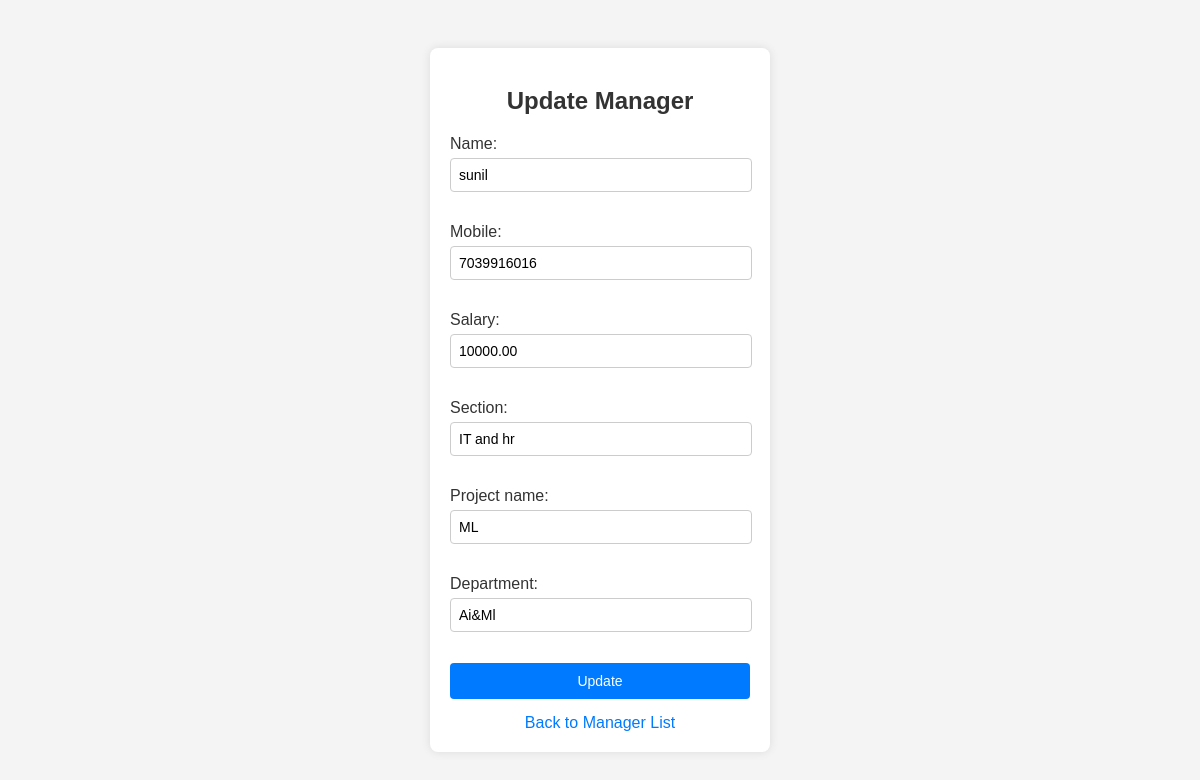
Page /update_man/1/ on the committed database.
### app_crud/models.py (models this page shows, shortened)
class Manager(models.Model):
    serial_number = models.AutoField(primary_key=True, unique=True)
    name = models.CharField(max_length=100)
    mobile = models.CharField(max_length=15)
    salary = models.DecimalField(max_digits=10, decimal_places=2)
    section = models.CharField(max_length=100)
    project_name = models.CharField(max_length=100)
    department = models.CharField(max_length=100)

### app_crud/views.py (the view)
# urls.py: path('update_man/<int:pk>/', views.update_man, name='update_man'),
def update_man(request, pk):
    manager = get_object_or_404(Manager, pk=pk)
    if request.method == 'POST':
        form = ManagerForm(request.POST, instance=manager)
        if form.is_valid():
            form.save()
            return redirect('Managerr')
    else:
        form = ManagerForm(instance=manager)
    return render(request, 'update_man.html', {'form': form})

### app_crud/form.py
class ManagerForm(forms.ModelForm):
    class Meta:
        model = Manager
        fields = ['name', 'mobile', 'salary', 'section', 'project_name', 'department']

### templates/update_man.html (shortened to what this page needs)
<!DOCTYPE html>
<html lang="en">
<head>
</head>
<body>
    <form method="post">
        <h2>Update Manager</h2>
        {{ form.as_p }}
        <button type="submit">Update</button>
        <a class="back-link" href="{% url 'Managerr' %}">Back to Manager List</a>
    </form>
</body>
</html>

### templates/update_man.html (style rules this page uses)
body { font-family: Arial, sans-serif; background-color: #f4f4f4; margin: 0; padding: 0; display: flex; justify-content: center; align-items: center; height: 100vh; }
form { background-color: #fff; padding: 20px; border-radius: 8px; box-shadow: 0 0 10px rgba(0, 0, 0, 0.1); width: 300px; }
h2 { text-align: center; color: #333; margin-bottom: 20px; }
label { display: block; margin-bottom: 5px; color: #333; }
input[type="text"], input[type="number"] { width: calc(100% - 16px); padding: 8px; margin-bottom: 15px; border: 1px solid #ccc; border-radius: 4px; font-size: 14px; }
button[type="submit"] { background-color: #007bff; color: #fff; border: none; padding: 10px 20px; border-radius: 4px; cursor: pointer; font-size: 14px; width: 100%; }
.back-link { display: block; text-align: center; margin-top: 15px; color: #007bff; text-decoration: none; }

### rows in the picture
Manager: name "sunil", mobile "7039916016", salary "10000.00", section "IT and hr", project_name "ML", department "Ai&Ml"
